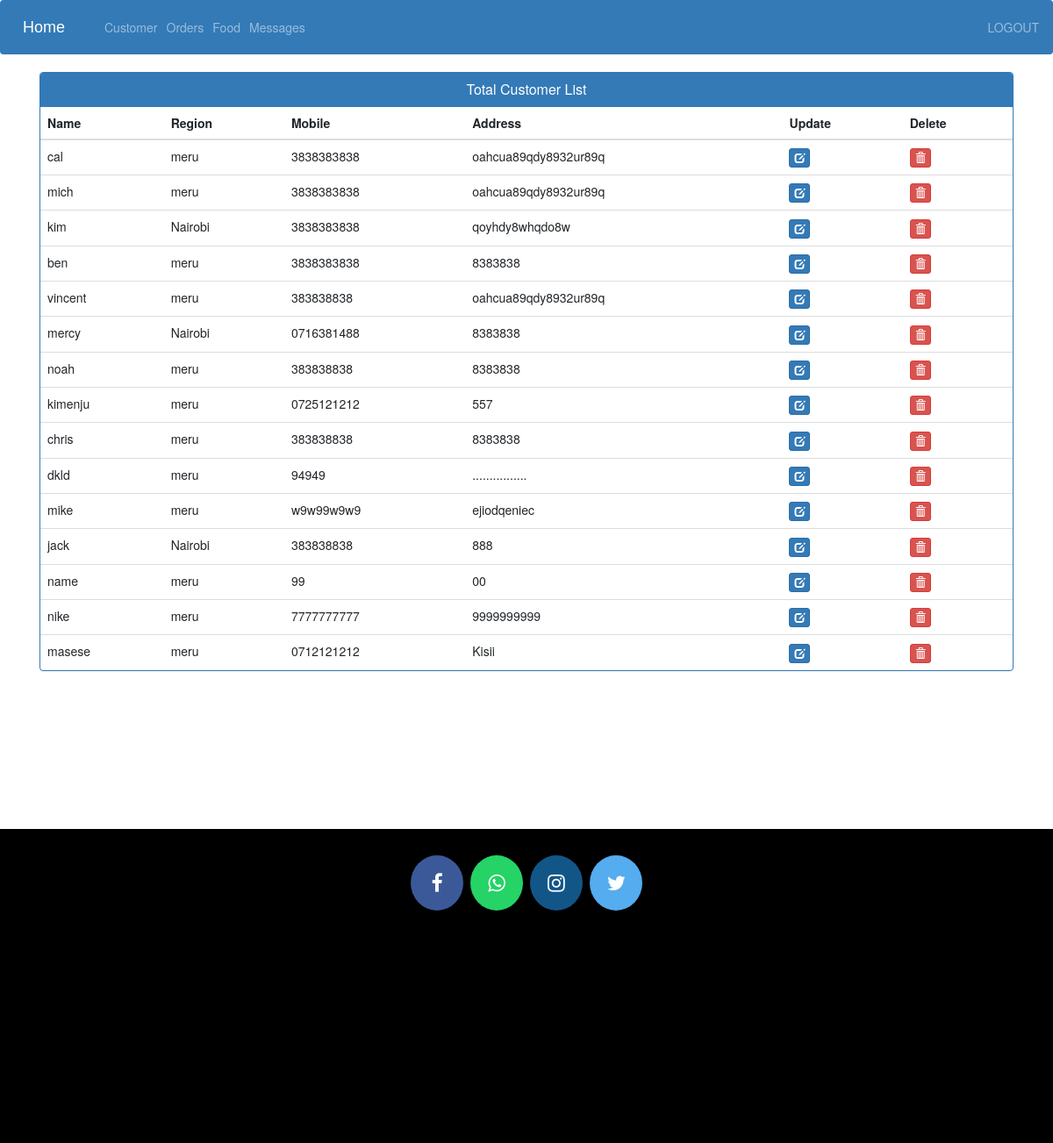
The app's page /view-customer (signed in), older data.
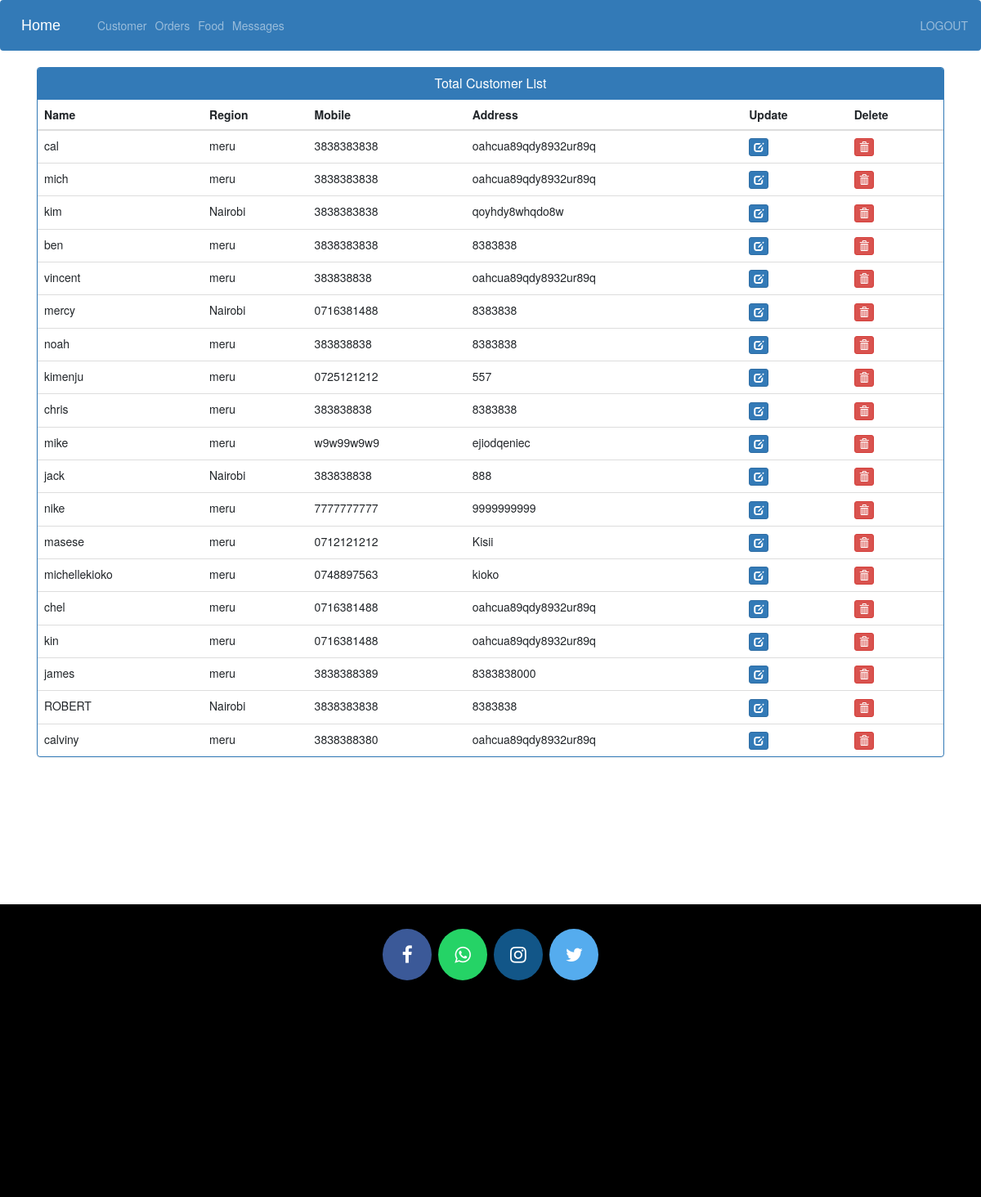
The same page, newer data.
### onlfoods/models.py (models this page shows, shortened)
class Customer(models.Model):
	user = models.OneToOneField(User, on_delete=models.CASCADE,null=True)
	profile_pic = models.ImageField(upload_to = 'profiles',null=True,blank=True)
	c_email = models.EmailField()
	c_phone_number = models.CharField(max_length=10)
	c_region = models.ForeignKey('Region', on_delete=models.CASCADE)
	STATUS =(
        ('active','active'),
        ('dormant','dormant'),
    )
	status = models.CharField(max_length=20,null=True,choices=STATUS,default="active")
	address = models.CharField(max_length=20)
	@property
	def get_name(self):
		return self.user.username

class Region(models.Model):
	r_name = models.CharField(max_length=20)
	image = models.ImageField(upload_to='regions',null=True,blank=True)
	r_desc = models.CharField(max_length=50)
	def __str__(self):
		return str(self.r_name)

### onlfoods/views.py (the view)
# urls.py: path('view-customer', views.view_customer_view,name='view-customer'),
@login_required(login_url='adminlogin')
def view_customer_view(request):
    customers=models.Customer.objects.all()
    return render(request,'view_customer.html',{'customers':customers})

### templates/view_customer.html (shortened to what this page needs)
{% extends 'admin_base.html' %}
{% load static %}
{% block content %}
<head>
  <link href="//netdna.bootstrapcdn.com/bootstrap/3.0.0/css/bootstrap.min.css" rel="stylesheet" id="bootstrap-css">
</head>
<div class="container">
  <div class="panel panel-primary">
    <div class="panel-heading">
      <h6 class="panel-title">Total Customer List</h6>
    </div>
    <table class="table table-hover" id="dev-table">
      <thead>
        <tr>
          <th>Name</th>
          <th>Region</th>
          <th>Mobile</th>
          <th>Address</th>
          <th>Update</th>
          <th>Delete</th>
        </tr>
      </thead>
      {% for c in customers %}
      <tr>
        <td> {{c.get_name}}</td>
        <td>{{c.c_region}}</td>
        <td>{{c.c_phone_number}}</td>
        <td>{{c.address}}</td>
        <td><a class="btn btn-primary btn-xs" href="{% url 'update-customer' c.id  %}"><span class="glyphicon glyphicon-edit"></span></a></td>
        <td><a class="btn btn-danger btn-xs" href="{% url 'delete-customer' c.id  %}"><span class="glyphicon glyphicon-trash"></span></a></td>
      </tr>
      {% endfor %}
    </table>
  </div>
</div>
{% endblock content %}

Row changes from the older to the newer data that the page shows:
removed Customer: get_name "dkld", c_region "meru", c_phone_number "94949", address "................"
removed Customer: get_name "name", c_region "meru", c_phone_number "99", address "00"
added Customer: get_name "michellekioko", c_region "meru", c_phone_number "0748897563", address "kioko"
added Customer: get_name "chel", c_region "meru", c_phone_number "0716381488", address "oahcua89qdy8932ur89q"
added Customer: get_name "kin", c_region "meru", c_phone_number "0716381488", address "oahcua89qdy8932ur89q"
added Customer: get_name "james", c_region "meru", c_phone_number "3838388389", address "8383838000"
added Customer: get_name "ROBERT", c_region "Nairobi", c_phone_number "3838383838", address "8383838"
added Customer: get_name "calviny", c_region "meru", c_phone_number "3838388380", address "oahcua89qdy8932ur89q"
